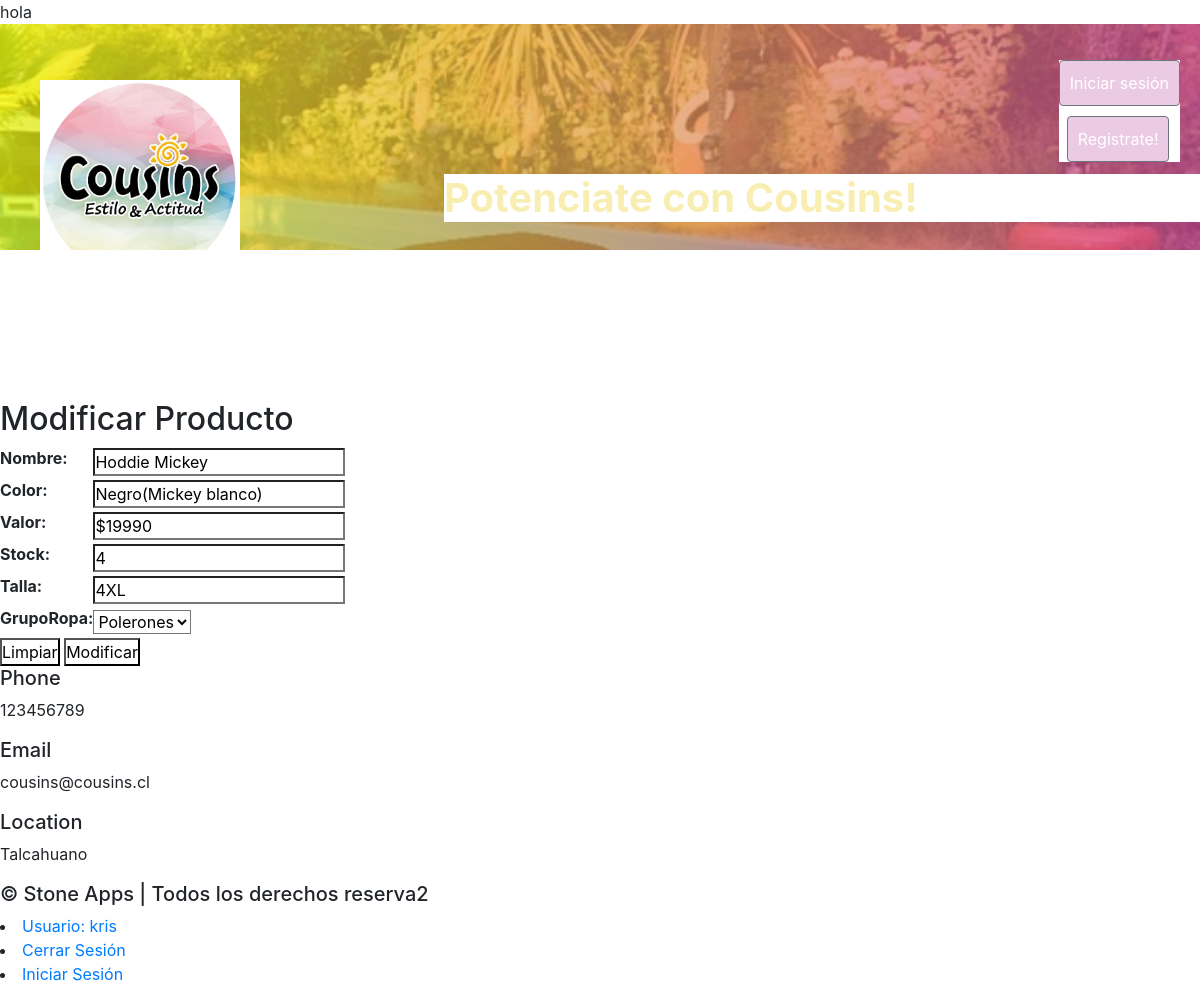
The app's page /modificar_producto/2/ (signed in) with its own data.
### core/models.py (models this page shows, shortened)
class DescripcionRopa(models.Model):
    nombre = models.CharField(max_length=100)
    color =models.CharField(max_length=20)
    valor = models.CharField(max_length=50)
    stock = models.IntegerField()
    talla = models.CharField(max_length=50)
    grupoRopa = models.ForeignKey(TipoRopa, on_delete=CASCADE) # fk para llevar la desc. al tipo de ropa

### core/views.py (the view)
# urls.py: path('modificar_producto/<id>/', modificar_producto, name="modificar_producto"),
@login_required
def modificar_producto(request, id):
    producto = DescripcionRopa.objects.get(id=id)
    data = {
        'form':RopaForm(instance=producto)
    }
    if request.method =='POST':
        formulario = RopaForm(data=request.POST, instance= producto)
        if formulario.is_valid():
            formulario.save()
            data['mensaje'] = "Modificado correctamente"
            data['forma'] = formulario
    return render(request, 'core/modificar_producto.html', data)

### core/forms.py
class RopaForm(ModelForm):
    class Meta:
        model = DescripcionRopa
        fields = '__all__'

### core/models.py (called while the page is built)
    def __str__(self):
        return self.ropa

### core/templates/core/modificar_producto.html (shortened to what this page needs)
{% extends 'core/base.html' %}
{% block contenido %}
    <head>
<link rel="stylesheet" href="https://cdn.jsdelivr.net/npm/bootstrap@4.5.3/dist/css/bootstrap.min.css">
<body>
    <h2>Modificar Producto</h2>
    <form action="" method="POST">
        <table>
            {{ form.as_table }}
        </table>
        <input type="reset" value="Limpiar">
        <input type="submit" value="Modificar">
    </form>
</body>
{% endblock %}

### core/templates/core/base.html (shortened to what this page needs)
<!doctype html>
<html lang="en">
  <head>
    {% load static %}
    <link rel="stylesheet" href="https://cdn.jsdelivr.net/npm/bootstrap@4.5.3/dist/css/bootstrap.min.css">
    <link rel="stylesheet" href="{% static 'core/'%}css/indexCSS/header.css">
    <link rel="stylesheet" href="{% static 'core/'%}css/indexCSS/main.css">
    <link rel="stylesheet" href="{% static 'core/'%}css/indexCSS/footer.css">
  </head>
  <body>
    <header>
      <p>hola</p>
        <a class="logo" href="{% url 'index'%}"><img src="{% static 'core/'%}img/logo.png" alt="" height="200Spx" ></a>
        <div class="btn-group-vertical float-sm-right" role="group" aria-label="Basic example" >
          <a href="{% url 'login'%}"><button type="button" class="btn btn-secondary">Iniciar sesión</button></a>
          <a href="{% url 'registro'%}"><button type="button" class="btn btn-secondary" style="margin-left: 8px; margin-top: 10px;">Registrate!</button></a>
        </div>
        <h1 id="titulo">Potenciate con Cousins!</h1>
        <div class="wave" style="height: 150px; overflow: hidden;" ><svg viewBox="0 0 500 150" preserveAspectRatio="none" style="height: 100%; width: 100%;"><path d="M-14.10,59.70 C149.99,150.00 278.78,26.14 512.97,79.44 L500.00,150.00 L0.00,150.00 Z" style="stroke: none; fill: rgb(255, 255, 255);"></path></svg></div>
    </header>
   <div id="principal">
      {% block contenido %}
      {% endblock %}
    </div>
    <footer>
        <div class="contenedor-footer ">
          <div class="content-foo">
              <h5>Phone</h5>
              <p>123456789</p>
          </div>
          <div class="content-foo">
              <h5>Email</h5>
              <p>cousins@cousins.cl</p>
          </div>
          <div class="content-foo">
              <h5>Location</h5>
              <p>Talcahuano</p>
          </div>
          <h5 class="titulo-final">&copy; Stone Apps | Todos los derechos reserva2 </h5>
      </div>
      {% if user.is_authenticated %}
      <li>
        <a href="#"> Usuario: {{user.username}}</a>
      </li>
      <li>
        <a href="{% url 'logout' %}">Cerrar Sesión</a>
      </li>
      <li>
        <a href="{% url 'login' %}">Iniciar Sesión</a>
      </li>
      {% endif %}
    </footer>
  </body>
</html>

### core/static/core/css/indexCSS/header.css (style rules this page uses)
* { margin : 0; padding: 0; box-sizing: border-box; }
header { width: 100%; height: 400px; background: hsla(62, 100%, 50%, 0.541); background: -webkit-linear-gradient(to right, hsla(62, 100%, 50%, 0.658), hsla(320, 64%, 52%, 0.637)), url(/core/static/core/img/fondo_header2.jpg); background: linear-gradient(to right, hsla(62, 100%, 50%, 0.678), hsla(320, 65%, 55%, 0.678)), url(/core/static/core/img/fondo_header2.jpg); background-size: 100%; background-attachment: fixed; position: relative; }
.btn-group-vertical { margin-top: 20px; margin-right: 20px; }
.btn-group-vertical button { background-color: rgba(168, 22, 137, 0.226); padding: 10px; }
.logo { padding-top: 40px; padding-left: 40px; float: left; box-shadow:white; }
.wave { position: absolute; bottom: 0; width: 100%; }
#titulo { margin-left: 37%; margin-top: 150px; color: rgba(247, 234, 157, 0.788); font-weight: bold; }

### core/static/core/css/indexCSS/main.css (style rules this page uses)
body { background-color: rgb(255, 255, 255); font-family: sans-serif; }

### core/static/core/css/indexCSS/footer.css (style rules this page uses)
* { background-color: white; }

### records on screen
DescripcionRopa: nombre "Hoddie Mickey", color "Negro(Mickey blanco)", valor "$19990", stock "4", talla "4XL", grupoRopa "Polerones"

### other values on screen
{{ user.username }} "kris"
